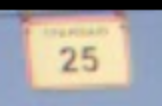
#> input picture Module_4a/data_table25/template.png, 162 x 106 px
$ python -i sift_object_detection.py   (imports and definitions only)
#> lines starting #> are read from the running program, lines starting #| are printed output that depends on the picture
#> further down, picture is the input picture: shape (106, 162, 3); mean B, G, R 162, 164.9, 169.2
#!/usr/bin/env python3
"""
Скрипт для поиска объекта в видео с использованием детектора ключевых точек SIFT.
Сравнивает каждый кадр видео с шаблоном изображения.
"""

import cv2
import numpy as np
import os
from pathlib import Path


def brighten_frame(frame, brightness_factor=1.5):
    """
    Увеличивает яркость кадра.

    Args:
        frame: Входной кадр (BGR)
        brightness_factor: Коэффициент яркости (1.0 = без изменений, >1.0 = ярче)

    Returns:
        Более светлый кадр
    """
#> called with brightness_factor = 1.5
    # Преобразуем в HSV для работы с яркостью
    hsv = cv2.cvtColor(frame, cv2.COLOR_BGR2HSV)
#> hsv: shape (106, 162, 3); mean H, S, V 64.2, 53.6, 187.2
    h, s, v = cv2.split(hsv)
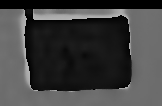
#> h: shape (106, 162); min 0, max 179, mean 64.2
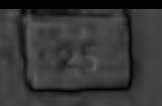
#> s: shape (106, 162); min 0, max 95, mean 53.6
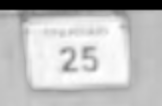
#> v: shape (106, 162); min 0, max 255, mean 187.2

    # Увеличиваем яркость (канал V)
    v = cv2.multiply(v, brightness_factor)
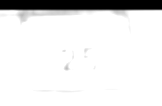
#> v: shape (106, 162); min 0, max 255, mean 229.5
    v = np.clip(v, 0, 255).astype(np.uint8)

    # Объединяем обратно
    hsv_bright = cv2.merge([h, s, v])
#> hsv_bright: shape (106, 162, 3); mean H, S, V 64.2, 53.6, 229.5
    bright_frame = cv2.cvtColor(hsv_bright, cv2.COLOR_HSV2BGR)
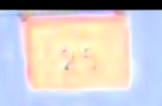
#> bright_frame: shape (106, 162, 3); mean B, G, R 201.3, 201.2, 205.3

    return bright_frame


# [431 lines left out: functions overlay_template, draw_keypoint_connections, detect_object_sift, main, not called in this run]


# [2 lines not run here, left out]

>>> import cv2
>>> picture = cv2.imread('template.png')
>>> result = brighten_frame(picture)
